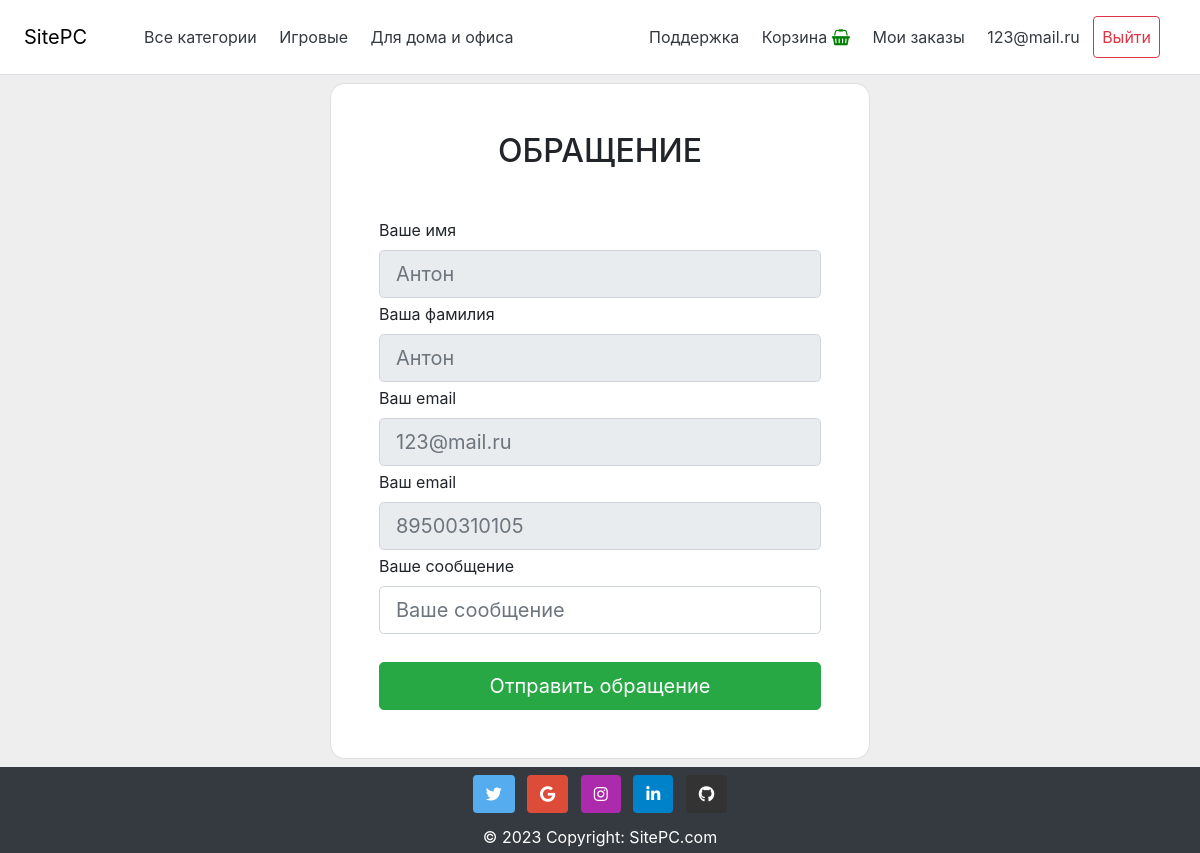
Page /help/ (signed in) on the committed database.
### SitePC/models.py (models this page shows, shortened)
class Category(models.Model):
    name = models.CharField(max_length=100, db_index=True, verbose_name="Наименование категории")
    slug = models.SlugField(max_length=255, unique=True, db_index=True, verbose_name="SLUG")
    def get_absolute_url(self):
        return reverse('category', kwargs={'cat_slug': self.slug})

### accounts/models.py (models this page shows, shortened)
class User(AbstractBaseUser):
    email = models.EmailField(verbose_name='email address', unique=True, max_length=255)
    first_name = models.CharField(max_length=255)
    last_name = models.CharField(max_length=255)
    date_of_birth = models.DateField(blank=True)
    date_joined = models.DateTimeField(default=timezone.now)
    address = models.CharField(max_length=255, null=True, blank=True)
    phoneNumberRegex = RegexValidator(regex=r"^\+?1?\d{8,15}$")
    mobile = models.CharField(validators=[phoneNumberRegex], max_length=16, unique=True)
    is_staff = models.BooleanField(default=False)
    is_active = models.BooleanField(default=True)
    is_superuser = models.BooleanField(default=False)
    USERNAME_FIELD = 'email'
    REQUIRED_FIELDS = ['first_name', 'last_name', 'date_of_birth', 'mobile']
    objects = CustomUserManager()

### SitePC/views.py (the view)
# urls.py: path('help/', helper, name='helper'),
def helper(request, **kwargs):
    success = 0
    context = kwargs
    cats = CategoryModel.objects.all()
    context['cats'] = cats
    if 'cat_selected' not in context:
        context['cat_selected'] = 0
    if request.method == 'POST':
        form = HelpForm(request.POST)
        if form.is_valid():
            try:
                help = form.save(commit=False)
                help.user = get_current_user()
                help.save()
                success = 1
            except:
                form.add_error(None, 'Ошибка обращения')
    else:
        form = HelpForm()
    return render(request, 'SitePC/help.html', {'form':form, 'success':success, 'cats':cats} )

### SitePC/forms.py
class HelpForm(forms.ModelForm):
    message = forms.CharField(label='Ваше сообщение', widget=forms.TextInput(
        attrs={'class': 'form-control form-control-lg form-input', 'placeholder': 'Ваше сообщение'}))
    class Meta:
        model = Help
        fields = ['message', ]

### cart/context_processors.py (called while the page is built)
def cart(request):
    return {'cart':Cart(request)}

### SitePC/templates/SitePC/help.html (shortened to what this page needs)
{% extends 'SitePC/base.html' %}
{% block content %}
<div class="container mt-2 mb-2">
    <div class="row d-flex justify-content-center align-items-center">
        <div class="col-md-12 col-lg-7 col-xl-6">
            <div class="card" style="border-radius: 15px;">
                <div class="card-body p-5">
                    <h2 class="text-uppercase text-center mb-5">Обращение</h2>
                    <div class="form-outline mb-1">
                        <label class="form-label" for="name">Ваше имя</label>
                        <input type="text" name="first_name" class="form-control form-control-lg form-input"
                               placeholder="{{user.first_name}}" required="false" id="name" readonly>
                    </div>
                    <div class="form-outline mb-1">
                        <label class="form-label" for="second">Ваша фамилия</label>
                        <input type="text" name="second" class="form-control form-control-lg form-input"
                               placeholder="{{user.last_name}}" required="false" id="second" readonly>
                    </div>
                    <div class="form-outline mb-1">
                        <label class="form-label" for="email">Ваш email</label>
                        <input type="text" name="email" class="form-control form-control-lg form-input"
                               placeholder="{{user.email}}" required="false" id="email" readonly>
                    </div>
                    <div class="form-outline mb-1">
                        <label class="form-label" for="phone">Ваш email</label>
                        <input type="text" name="phone" class="form-control form-control-lg form-input"
                               placeholder="{{user.mobile}}" required="false" id="phone" readonly>
                    </div>
                    <form method="post">
                        {% for f in form %}
                        <div class="form-outline mb-1">
                            <label class="form-label" for="{{ f.id_for_label }}">{{ f.label }}</label>
                            {{ f }}
                        </div>
                        <div class="form-outline" style="color: red">
                        </div>
                        {% endfor %}
                        <div class="d-flex justify-content-center">
                            <button type="submit"
                                    class="btn btn-success btn-block btn-lg gradient-custom-4 text-body">
                                Отправить обращение
                            </button>
                        </div>
                    </form>
                </div>
            </div>
        </div>
    </div>
</div>
{% endblock %}

### SitePC/templates/SitePC/base.html (shortened to what this page needs)
<!DOCTYPE html>
<head>
    {% load static %}
    {% load SitePC_tags %}
    <link rel="stylesheet" type="text/css" href="{% static 'SitePC/css/bootstrap.css' %}">
    <link rel="stylesheet" type="text/css" href="{% static 'SitePC/css/datepicker.css' %}">
    <link rel="stylesheet" href="https://use.fontawesome.com/releases/v5.0.8/css/all.css">
    <link rel='stylesheet' href='https://cdnjs.cloudflare.com/ajax/libs/font-awesome/4.7.0/css/font-awesome.min.css'>
    <link rel="stylesheet" href="{% static 'SitePC/css/style.css' %}" type="text/css" class="">
</head>
<body>
<div class="wrapper">
    {% block mainmenu %}
    <div class="d-flex flex-column flex-md-row align-items-center p-3 px-md-4 mb-10 bg-white border-bottom box-shadow">
        <h5 class="my-0 font-weight-normal"><a href="{% url 'home' %}" style="  color: black">SitePC</a>
        </h5>
        <nav class="pl-5 my-0 mr-md-auto font-weight-normal">
            {% if cat_selected == 0 %}
            <a class="btn p-2 text-dark selected rounded" disabled href="/">Все категории</a>
            {% else %}
            <a class="btn p-2 text-dark rounded" href="{% url 'home' %}">Все категории</a>
            {% endif %}
            {% for c in cats %}
            {% if c.pk == cat_selected %}
            <a class="btn p-2 text-dark rounded selected" href="{{ c.get_absolute_url }}">{{ c.name }}</a>
            {% else %}
            <a class="btn p-2 text-dark rounded" href="{{ c.get_absolute_url }}">{{ c.name }}</a>
            {% endif %}
            {% endfor %}
        </nav>
        <nav class="my-2 my-md-auto mr-md-3">
            {% if request.user.is_authenticated %}
            <a class="btn p-2 text-dark rounded" href="{% url 'helper' %}">Поддержка
            </a>
            <a class="btn p-2 text-dark rounded" href="{% url 'cart:cart_detail' %}">Корзина
                <i class="fa fa-shopping-basket green-color"></i>
            </a>
            <a class="btn p-2 text-dark rounded" href="{% url 'orders' %}">Мои заказы
            </a>
            <a class="btn p-2 text-dark rounded" href="{% url 'profile' %}">{{ user.email }} </a>
            <a class="btn p-2 rounded btn-outline-danger" href="{% url 'logout' %}">Выйти</a>
            {% else %}
            <a class="btn p-2 rounded btn-outline-success" href="{% url 'register' %}">Регистрация</a>
            <a class="btn p-2 rounded btn-outline-success" href="{% url 'login' %}">Войти</a>
            {% endif %}
        </nav>
    </div>
    {% endblock mainmenu %}
    <div class="content">
        <section class="main_section">
            {% block content %}
            {% endblock content %}
        </section>
    </div>
    <div class="footer">
        {% block footer %}
        <footer class="bg-dark text-center text-white">
            <div class="container p-1 pb-0">
                <section class="mb-10">
                    <a
                            class="btn text-white btn-floating m-1"
                            style="background-color: #55acee;"
                            href="#!"
                            role="button"
                    ><i class="fab fa-twitter"></i
                    ></a>
                    <a
                            class="btn text-white btn-floating m-1"
                            style="background-color: #dd4b39;"
                            href="https://www.google.ru/"
                            role="button"
                    ><i class="fab fa-google"></i
                    ></a>
                    <a
                            class="btn text-white btn-floating m-1"
                            style="background-color: #ac2bac;"
                            href="#!"
                            role="button"
                    ><i class="fab fa-instagram"></i
                    ></a>
                    <a
                            class="btn text-white btn-floating m-1"
                            style="background-color: #0082ca;"
                            href="#!"
                            role="button"
                    ><i class="fab fa-linkedin-in"></i
                    ></a>
                    <a
                            class="btn text-white btn-floating m-1"
                            style="background-color: #333333;"
                            href="https://github.com/nemooo-trash"
                            role="button"
                    ><i class="fab fa-github"></i
                    ></a>
                </section>
            </div>
            <div class="text-center p-1 bg-dark">
                © 2023 Copyright:
                <a class="text-white" href="/">SitePC.com</a>
            </div>
        </footer>
    </div>
</div>
{% endblock footer %}
</body>
</html>

### SitePC/static/SitePC/css/style.css (style rules this page uses)
* { margin: 0; padding: 0; }
html, body { height: 100%; }
.wrapper { display: flex; flex-direction: column; height: 100%; }
.content { flex: 1 0 auto; }
.footer { flex: 0 0 auto; }
.main_section { background-color: #eee; height: 100% }
.content { background-color: #eee; }
.green-color { color: green; }

### rows in the picture
Category: name "Игровые"
Category: name "Для дома и офиса"
User: email "123@mail.ru", first_name "Антон", second "Антон", phone "89500310105"

### other values in the picture
{{ f.label }} "Ваше сообщение"
